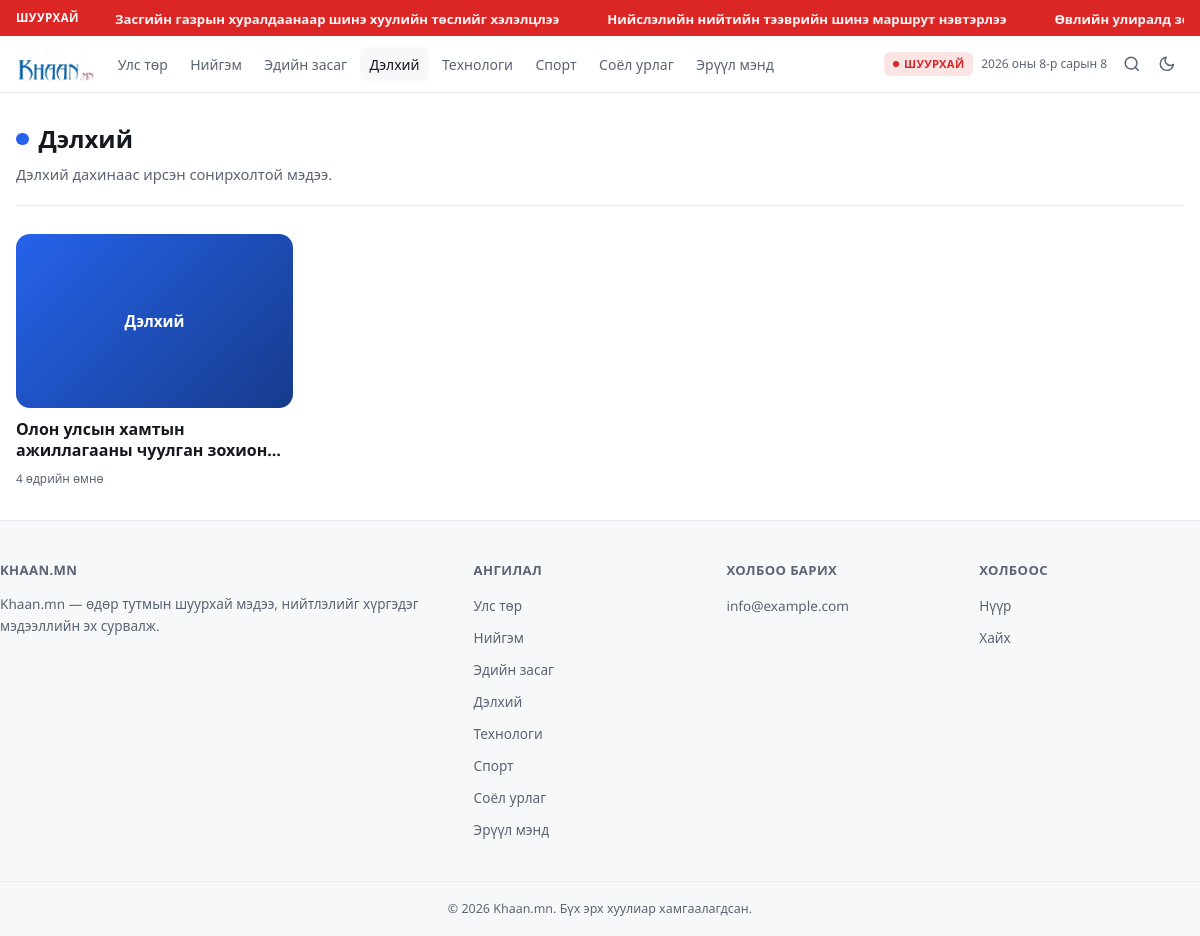
Screenshot of /category/дэлхий with the database file from the repository.
### tables this page shows
CREATE TABLE IF NOT EXISTS articles (
  id                      INT UNSIGNED AUTO_INCREMENT PRIMARY KEY,
  title                   VARCHAR(255) NOT NULL,
  slug                    VARCHAR(255) NOT NULL UNIQUE,
  excerpt                 TEXT NULL,
  content                 LONGTEXT NOT NULL,
  content_text            LONGTEXT NULL,
  status                  ENUM('draft','scheduled','published','archived') NOT NULL DEFAULT 'draft',
  featured_image_url      VARCHAR(500) NULL,
  featured_image_caption  VARCHAR(300) NULL,
  video_url               VARCHAR(500) NULL,
  category_id             INT UNSIGNED NULL,
  author_name             VARCHAR(120) NULL,
  is_featured             TINYINT(1) NOT NULL DEFAULT 0,
  is_breaking             TINYINT(1) NOT NULL DEFAULT 0,
  is_hero                 TINYINT(1) NOT NULL DEFAULT 0,
  reading_time_min        SMALLINT UNSIGNED NOT NULL DEFAULT 1,
  view_count              INT UNSIGNED NOT NULL DEFAULT 0,
  seo_title               VARCHAR(200) NULL,
  seo_description         VARCHAR(320) NULL,
  source_name             VARCHAR(160) NULL,
  source_url              VARCHAR(500) NULL,
  published_at            DATETIME NULL,
  scheduled_at            DATETIME NULL,
  created_at              DATETIME NOT NULL DEFAULT CURRENT_TIMESTAMP,
  updated_at              DATETIME NOT NULL DEFAULT CURRENT_TIMESTAMP ON UPDATE CURRENT_TIMESTAMP,
  CONSTRAINT fk_articles_category FOREIGN KEY (category_id) REFERENCES categories(id) ON DELETE SET NULL,
  KEY idx_articles_status (status),
  KEY idx_articles_category (category_id),
  KEY idx_articles_published (published_at),
  KEY idx_articles_featured (is_featured),
  KEY idx_articles_breaking (is_breaking),
  KEY idx_articles_hero (is_hero),
  FULLTEXT KEY ft_articles_search (title, excerpt, content_text)
);

CREATE TABLE IF NOT EXISTS site_settings (
  id                        TINYINT UNSIGNED NOT NULL PRIMARY KEY DEFAULT 1,
  site_name                 VARCHAR(160) NOT NULL DEFAULT 'Монгол Мэдээ',
  logo_url                  VARCHAR(500) NULL,
  logo_dark_url             VARCHAR(500) NULL,
  favicon_url               VARCHAR(500) NULL,
  primary_color             VARCHAR(7) NOT NULL DEFAULT '#1d4ed8',
  contact_email             VARCHAR(190) NULL,
  contact_phone             VARCHAR(60) NULL,
  contact_address           VARCHAR(255) NULL,
  facebook_url              VARCHAR(300) NULL,
  twitter_url               VARCHAR(300) NULL,
  youtube_url               VARCHAR(300) NULL,
  instagram_url             VARCHAR(300) NULL,
  footer_description        TEXT NULL,
  seo_default_title         VARCHAR(200) NULL,
  seo_default_description   VARCHAR(320) NULL,
  analytics_id              VARCHAR(60) NULL,
  articles_per_page         TINYINT UNSIGNED NOT NULL DEFAULT 12,
  dark_mode_enabled         TINYINT(1) NOT NULL DEFAULT 1,
  maintenance_mode          TINYINT(1) NOT NULL DEFAULT 0,
  maintenance_message       TEXT NULL,
  updated_at                DATETIME NOT NULL DEFAULT CURRENT_TIMESTAMP ON UPDATE CURRENT_TIMESTAMP
);

CREATE TABLE IF NOT EXISTS categories (
  id          INT UNSIGNED AUTO_INCREMENT PRIMARY KEY,
  name        VARCHAR(120) NOT NULL,
  slug        VARCHAR(160) NOT NULL UNIQUE,
  description TEXT NULL,
  color       VARCHAR(7) NOT NULL DEFAULT '#1d4ed8',
  image_url   VARCHAR(500) NULL,
  sort_order  INT NOT NULL DEFAULT 0,
  is_active   TINYINT(1) NOT NULL DEFAULT 1,
  created_at  DATETIME NOT NULL DEFAULT CURRENT_TIMESTAMP,
  updated_at  DATETIME NOT NULL DEFAULT CURRENT_TIMESTAMP ON UPDATE CURRENT_TIMESTAMP,
  KEY idx_categories_sort (sort_order),
  KEY idx_categories_active (is_active)
);

### includes/functions.php (called while the page is built, shortened)
<?php
function e(?string $value): string
{
    return htmlspecialchars($value ?? '', ENT_QUOTES, 'UTF-8');
}
function base_path(string $path = ''): string
{
    return BASE_PATH . $path;
}
function asset(string $path): string
{
    return base_path($path);
}
function url_home(): string
{
    return base_path('/');
}
function resolve_media_url(?string $url): string
{
    return preg_match('#^https?://#i', $url) ? $url : base_path($url);
}
function url_news(string $slug): string
{
    return PRETTY_URLS
        ? base_path('/news/' . rawurlencode($slug))
        : base_path('/news.php?slug=' . urlencode($slug));
}
function url_category(string $slug): string
{
    return PRETTY_URLS
        ? base_path('/category/' . rawurlencode($slug))
        : base_path('/category.php?slug=' . urlencode($slug));
}
function url_search(string $query = ''): string
{
    $qs = $query !== '' ? ('?q=' . urlencode($query)) : '';
    return base_path('/search.php' . $qs);
}
function format_mn_date($date): string
{
    $d = $date instanceof DateTimeInterface ? $date : new DateTime((string) $date);
    return $d->format('Y') . ' оны ' . MN_MONTHS[(int) $d->format('n') - 1] . 'ын ' . (int) $d->format('j');
}
function format_relative_mn($date): string
{
    $d = $date instanceof DateTimeInterface ? $date : new DateTime((string) $date);
    $diff = time() - $d->getTimestamp();
    $minutes = intdiv($diff, 60);
    $hours = intdiv($minutes, 60);
    $days = intdiv($hours, 24);
    if ($days < 7) {
        return $days . ' өдрийн өмнө';
    }
    return format_mn_date($d);
}

### includes/settings.php (called while the page is built, shortened)
<?php
function load_site_settings(PDO $pdo): array
{
    $row = $pdo->query('SELECT * FROM site_settings WHERE id = 1')->fetch();
    $cache = $row;
    return $cache;
}

### includes/bootstrap.php (called while the page is built, shortened)
<?php
require_once __DIR__ . '/db.php';
require_once __DIR__ . '/functions.php';
require_once __DIR__ . '/settings.php';
$settings = load_site_settings($pdo);

### category.php (the view, shortened to what this page needs)
<?php
require_once __DIR__ . '/includes/bootstrap.php';
require_once __DIR__ . '/includes/article-card.php';
$slug = $_GET['slug'] ?? '';
$catStmt = $pdo->prepare('SELECT * FROM categories WHERE slug = :slug AND is_active = 1 LIMIT 1');
$catStmt->execute([':slug' => $slug]);
$category = $catStmt->fetch();
    ?>
    <?php
$perPage = max(4, min(48, (int) ($settings['articles_per_page'] ?? 12)));
$page = max(1, (int) ($_GET['page'] ?? 1));
$offset = ($page - 1) * $perPage;
$listStmt = $pdo->prepare(
    "SELECT " . ARTICLE_LIST_SELECT . " WHERE a.status = 'published' AND a.category_id = :cid ORDER BY a.published_at DESC LIMIT :lim OFFSET :off"
);
$listStmt->bindValue(':cid', $category['id'], PDO::PARAM_INT);
$listStmt->bindValue(':lim', $perPage, PDO::PARAM_INT);
$listStmt->bindValue(':off', $offset, PDO::PARAM_INT);
$listStmt->execute();
$articles = $listStmt->fetchAll();
require __DIR__ . '/includes/header.php';
?>
<div class="container">
  <div class="page-header">
    <h1 class="page-header__title"><span class="page-header__badge" style="background:<?= e($category['color']) ?>"></span><?= e($category['name']) ?></h1>
    <?php if (!empty($category['description'])): ?><p class="page-header__desc"><?= e($category['description']) ?></p><?php endif; ?>
  </div>
  <?php if ($articles): ?>
    <div class="grid cols-4">
      <?php foreach ($articles as $a): ?><div><?= render_card_grid($a) ?></div><?php endforeach; ?>
    </div>
  <?php endif; ?>
</div>
<?php require __DIR__ . '/includes/footer.php'; ?>

### includes/header.php (shortened to what this page needs)
<?php
$siteName = $settings['site_name'] ?? 'Мэдээний сайт';
$activeCategories = $pdo->query(
    'SELECT id, name, slug, color FROM categories WHERE is_active = 1 ORDER BY sort_order ASC, name ASC'
)->fetchAll();
$breakingArticles = $pdo->query(
    "SELECT id, title, slug FROM articles WHERE status = 'published' AND is_breaking = 1 ORDER BY published_at DESC LIMIT 8"
)->fetchAll();
$currentPath = strtok($_SERVER['REQUEST_URI'] ?? '', '?');
?><!doctype html>
<html lang="mn">
<head>
<link rel="stylesheet" href="<?= e(asset('/assets/css/style.css')) ?>">
</head>
<body>
<?php if ($breakingArticles): ?>
<div class="breaking-bar">
  <div class="container breaking-bar__inner">
    <span class="breaking-bar__label">Шуурхай</span>
    <div class="breaking-bar__viewport">
      <div class="breaking-bar__track">
        <?php foreach (array_merge($breakingArticles, $breakingArticles) as $b): ?>
          <a href="<?= e(url_news($b['slug'])) ?>"><?= e($b['title']) ?></a>
        <?php endforeach; ?>
      </div>
    </div>
  </div>
</div>
<?php endif; ?>
<header class="site-header">
  <div class="container site-header__inner">
    <a href="<?= e(url_home()) ?>" class="logo">
      <?php if (!empty($settings['logo_url']) || !empty($settings['logo_dark_url'])): ?>
        <?php $logoLight = $settings['logo_url'] ?? ''; $logoDarkVariant = $settings['logo_dark_url'] ?? ''; ?>
        <img src="<?= e(resolve_media_url($logoLight ?: $logoDarkVariant)) ?>" alt="<?= e($siteName) ?>" class="logo-light">
      <?php else: ?>
        <span style="font-weight:800;font-size:1.15rem;color:var(--foreground)"><?= e($siteName) ?></span>
      <?php endif; ?>
    </a>
    <nav class="main-nav no-scrollbar" aria-label="Ангилал">
      <?php foreach ($activeCategories as $cat): ?>
        <a href="<?= e(url_category($cat['slug'])) ?>" class="<?= str_starts_with($currentPath, url_category($cat['slug'])) ? 'is-active' : '' ?>"><?= e($cat['name']) ?></a>
      <?php endforeach; ?>
    </nav>
    <div class="header-actions">
      <?php if ($breakingArticles): ?>
        <span class="badge badge-breaking" style="margin-right:.4rem"><span class="dot"></span>Шуурхай</span>
      <?php endif; ?>
      <span class="header-date"><?= e(format_mn_date(new DateTime())) ?></span>
      <a href="<?= e(url_search()) ?>" class="icon-btn" aria-label="Нийтлэл хайх">
        <svg viewBox="0 0 24 24" fill="none" stroke="currentColor" stroke-width="2" stroke-linecap="round" stroke-linejoin="round"><circle cx="11" cy="11" r="8"/><line x1="21" y1="21" x2="16.65" y2="16.65"/></svg>
      </a>
      <?php if (!empty($settings['dark_mode_enabled'])): ?>
      <button type="button" class="icon-btn" data-theme-toggle aria-label="Өнгө солих">
        <svg class="icon-moon" viewBox="0 0 24 24" fill="none" stroke="currentColor" stroke-width="2" stroke-linecap="round" stroke-linejoin="round"><path d="M21 12.79A9 9 0 1 1 11.21 3 7 7 0 0 0 21 12.79z"/></svg>
      </button>
      <?php endif; ?>
    </div>
  </div>
</header>
<main id="main-content">

### includes/article-card.php (shortened to what this page needs)
<?php
function article_image_block(array $article, string $ratioClass = 'ratio-16-10', bool $hoverable = true): string
{
    $classes = 'img-wrap ' . $ratioClass . ($hoverable ? ' is-hoverable' : '');
    $color = $article['category_color'] ?? '#1d4ed8';
    $label = $article['category_name'] ?? 'Мэдээ';
    return '<div class="' . $classes . '"><div class="img-fallback" style="--fallback-color:' . e($color) . '">' . e($label) . '</div></div>';
}
function article_meta_date(array $article): string
{
    return e(format_relative_mn($article['published_at'] ?? $article['created_at']));
}
function render_card_grid(array $article): string
{
    return '<a href="' . e(url_news($article['slug'])) . '" class="card-grid-item">'
        . article_image_block($article, 'ratio-16-10')
        . '<h3 class="card-grid-item__title line-clamp-2">' . e($article['title']) . '</h3>'
        . '<div class="meta" style="margin-top:.5rem"><span>' . article_meta_date($article) . '</span></div>'
        . '</a>';
}

### includes/footer.php (shortened to what this page needs)
</main>
<footer class="site-footer">
  <div class="container footer-grid">
    <div class="footer-col">
      <h4><?= e($siteName) ?></h4>
      <?php if (!empty($settings['footer_description'])): ?>
        <p><?= nl2br(e($settings['footer_description'])) ?></p>
      <?php endif; ?>
    </div>
    <?php if (!empty($activeCategories)): ?>
    <div class="footer-col">
      <h4>Ангилал</h4>
      <ul>
        <?php foreach (array_slice($activeCategories, 0, 8) as $cat): ?>
          <li><a href="<?= e(url_category($cat['slug'])) ?>"><?= e($cat['name']) ?></a></li>
        <?php endforeach; ?>
      </ul>
    </div>
    <?php endif; ?>
    <?php if (!empty($settings['contact_email']) || !empty($settings['contact_phone']) || !empty($settings['contact_address'])): ?>
    <div class="footer-col">
      <h4>Холбоо барих</h4>
      <ul>
        <?php if (!empty($settings['contact_email'])): ?><li><a href="mailto:<?= e($settings['contact_email']) ?>"><?= e($settings['contact_email']) ?></a></li><?php endif; ?>
      </ul>
    </div>
    <?php endif; ?>
    <div class="footer-col">
      <h4>Холбоос</h4>
      <ul>
        <li><a href="<?= e(url_home()) ?>">Нүүр</a></li>
        <li><a href="<?= e(url_search()) ?>">Хайх</a></li>
      </ul>
    </div>
  </div>
  <div class="footer-bottom">
    &copy; <?= date('Y') ?> <?= e($siteName) ?>. Бүх эрх хуулиар хамгаалагдсан.
  </div>
</footer>
</body>
</html>

### rows the page displays
articles: title "Засгийн газрын хуралдаанаар шинэ хуулийн төслийг хэлэлцлээ"
articles: title "Нийслэлийн нийтийн тээврийн шинэ маршрут нэвтэрлээ"
articles: title "Өвлийн улиралд…"
site_settings: logo_url (picture), site_name "KHAAN.MN", footer_description "Khaan.mn — өдөр тутмын шуурхай мэдээ, нийтлэлийг хүргэдэг мэдээллийн эх сурвалж.", contact_email "info@example.com", site_name "Khaan.mn"
categories: name "Улс төр"
categories: name "Нийгэм"
categories: name "Эдийн засаг"
categories: name "Дэлхий", description "Дэлхий дахинаас ирсэн сонирхолтой мэдээ."
categories: name "Технологи"
categories: name "Спорт"
categories: name "Соёл урлаг"
categories: name "Эрүүл мэнд"
articles: category.name "Дэлхий", title "Олон улсын хамтын ажиллагааны чуулган…", published_at "4 өдрийн өмнө"
